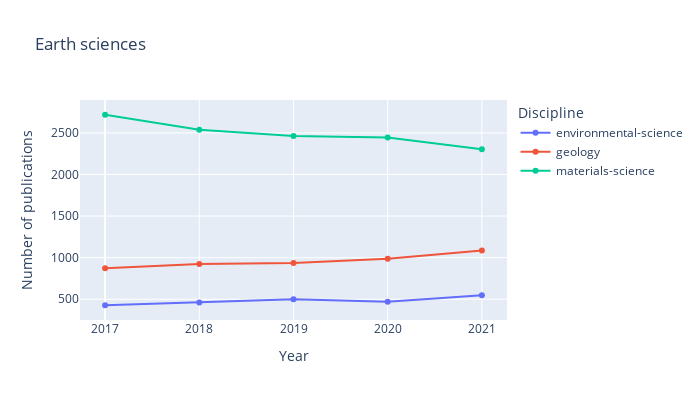

The cell this chart's notebook holds for it:
### Code cell
fig = px.line(df_earth, title="Earth sciences", markers=True)
fig.update_layout(
    xaxis = dict(
        tickmode = 'array',
        tickvals = [0 , 1 , 2 , 3 , 4], 
        ticktext =['2017','2018','2019','2020','2021']
    )
)
fig.update_layout(
     xaxis_title="Year",
    yaxis_title="Number of publications",
    legend_title="Discipline",
    autosize=False,
    width=700,
    height=400)
fig.show()

### Figure 1 — Plotly figure (JSON) as saved in the notebook; plotly's stock layout.template omitted (floating-point values rounded to 4 significant figures)
{"data": [{"hovertemplate": "variable=environmental-science<br>index=%{x}<br>value=%{y}<extra></extra>", "legendgroup": "environmental-science", "line": {"color": "#636efa", "dash": "solid"}, "marker": {"symbol": "circle"}, "mode": "lines+markers", "name": "environmental-science", "orientation": "v", "showlegend": true, "type": "scatter", "x": [0, 1, 2, 3, 4], "xaxis": "x", "y": [428, 460, 500, 471, 549], "yaxis": "y"}, {"hovertemplate": "variable=geology<br>index=%{x}<br>value=%{y}<extra></extra>", "legendgroup": "geology", "line": {"color": "#EF553B", "dash": "solid"}, "marker": {"symbol": "circle"}, "mode": "lines+markers", "name": "geology", "orientation": "v", "showlegend": true, "type": "scatter", "x": [0, 1, 2, 3, 4], "xaxis": "x", "y": [873, 923, 937, 987, 1087], "yaxis": "y"}, {"hovertemplate": "variable=materials-science<br>index=%{x}<br>value=%{y}<extra></extra>", "legendgroup": "materials-science", "line": {"color": "#00cc96", "dash": "solid"}, "marker": {"symbol": "circle"}, "mode": "lines+markers", "name": "materials-science", "orientation": "v", "showlegend": true, "type": "scatter", "x": [0, 1, 2, 3, 4], "xaxis": "x", "y": [2718, 2539, 2462, 2445, 2302], "yaxis": "y"}], "layout": {"autosize": false, "height": 400, "legend": {"title": {"text": "Discipline"}, "tracegroupgap": 0}, "title": {"text": "Earth sciences"}, "width": 700, "xaxis": {"anchor": "y", "domain": [0, 1], "tickmode": "array", "ticktext": ["2017", "2018", "2019", "2020", "2021"], "tickvals": [0, 1, 2, 3, 4], "title": {"text": "Year"}}, "yaxis": {"anchor": "x", "domain": [0, 1], "title": {"text": "Number of publications"}}}}
